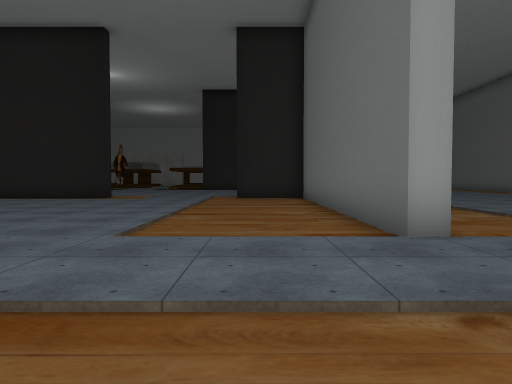
view 1 (above)

24 first-person views from a walk through a Unity game level. The camera is 1.4 m above the floor, tilts 2° down and sees 70° across. The floor is counted in squares, 2 m on a side. Each view is taken from the middle of a square. On the plan, view 1 faces up. The plan holds only what a view shows up to about 11 squares ahead; the rest is blank. The place goes on beyond the plan. The player is left out. Some surface patterns are stand-ins.

view 2
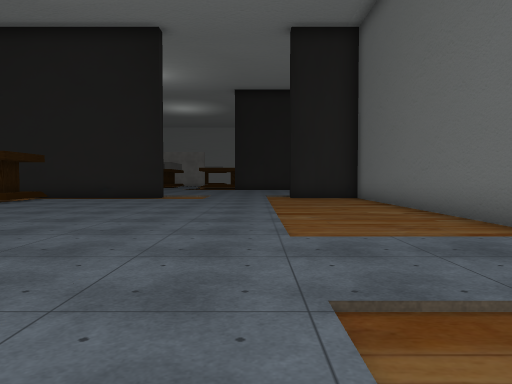

view 3
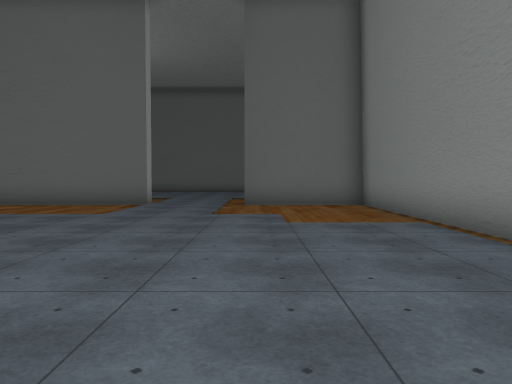

view 4
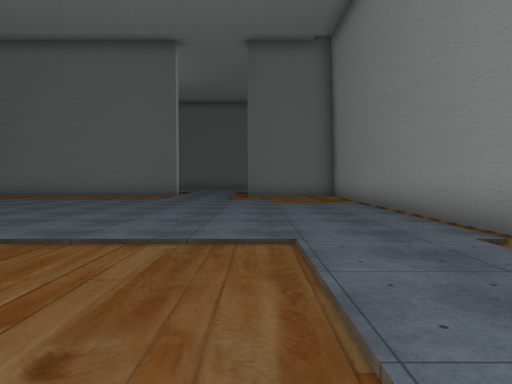

view 5
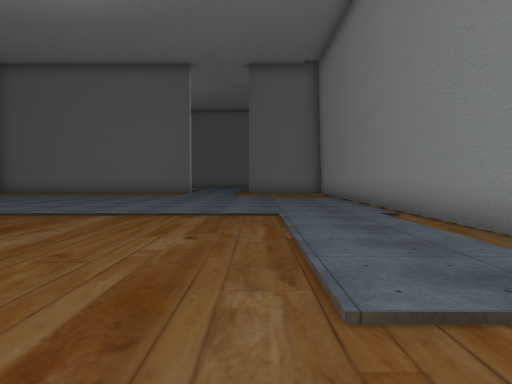

view 6
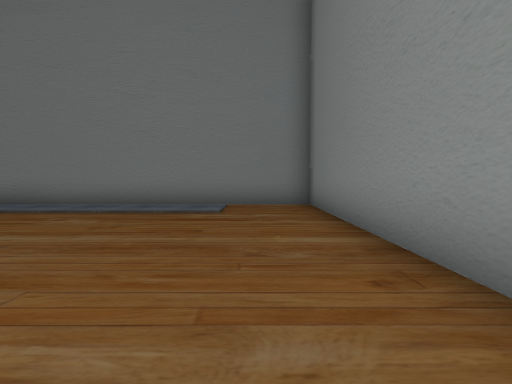

view 7
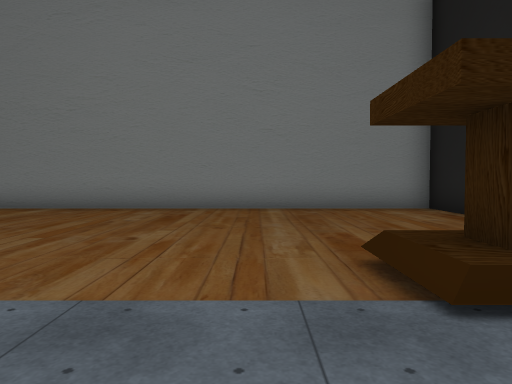

view 8
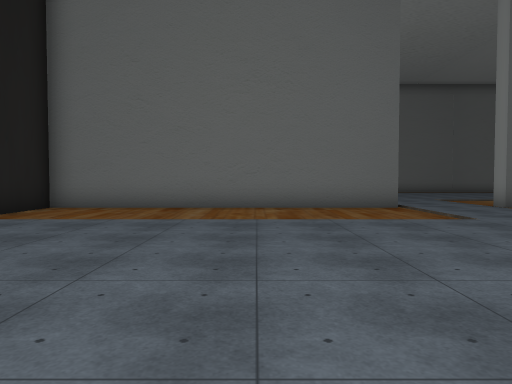

view 9
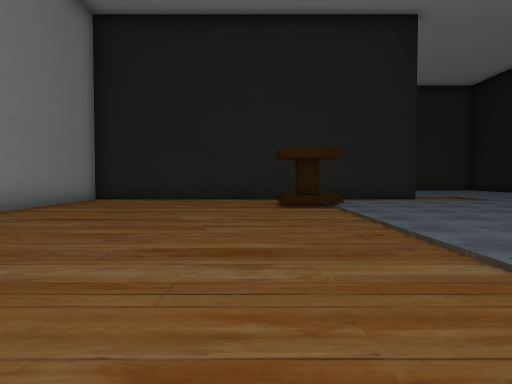

view 10
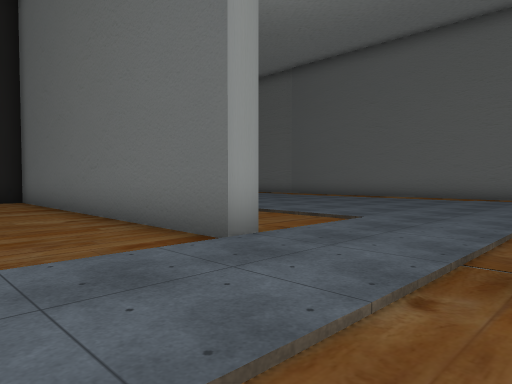

view 11
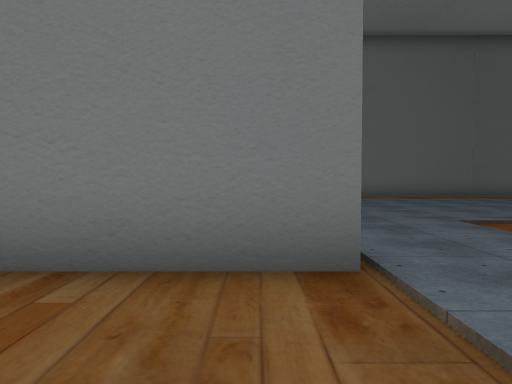

view 12
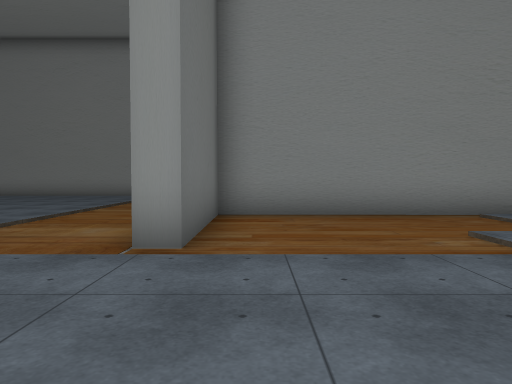

view 13
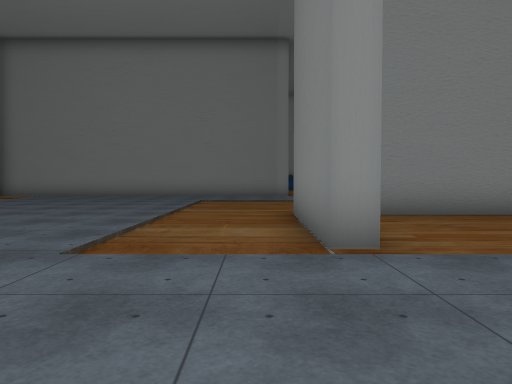

view 14
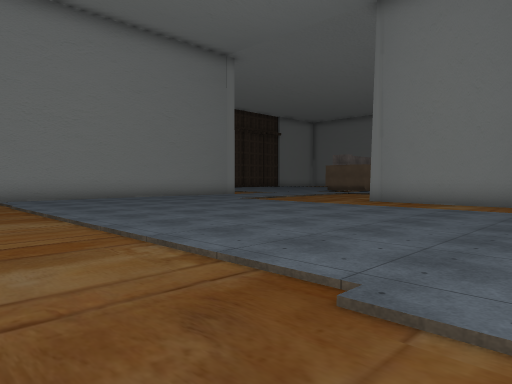

view 15
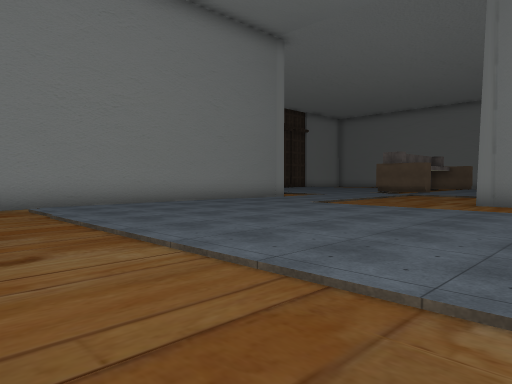

view 16
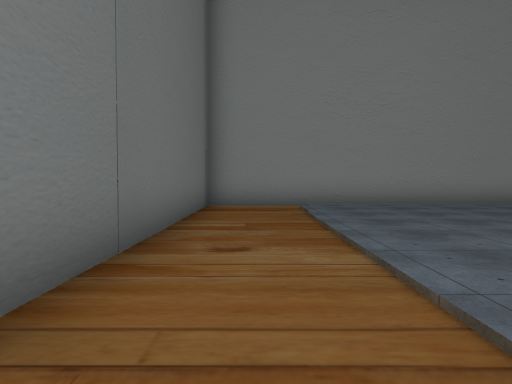

view 17
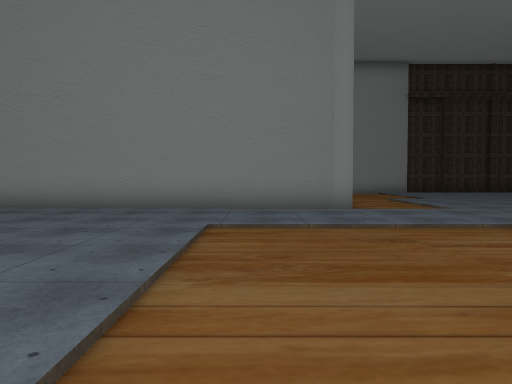

view 18
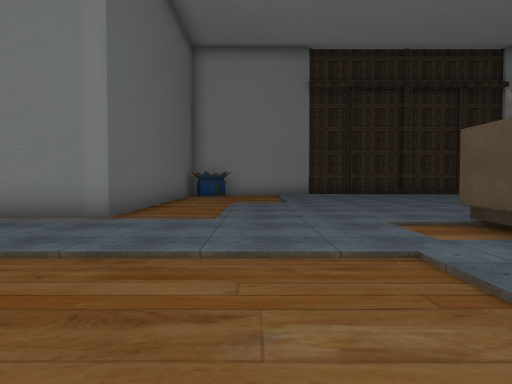

view 19
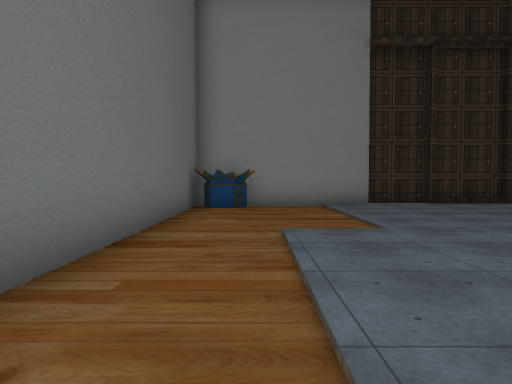

view 20
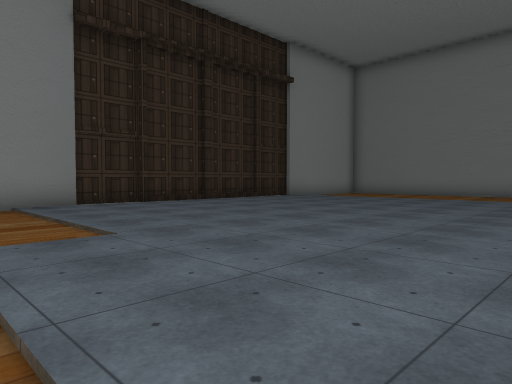

view 21
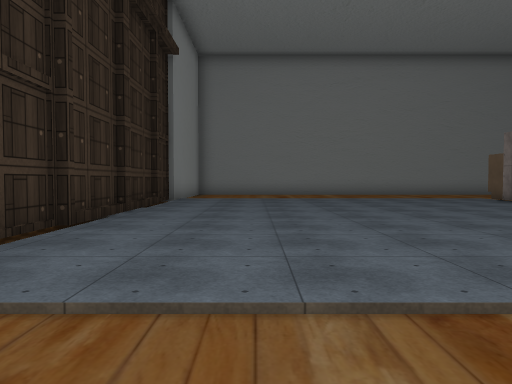

view 22
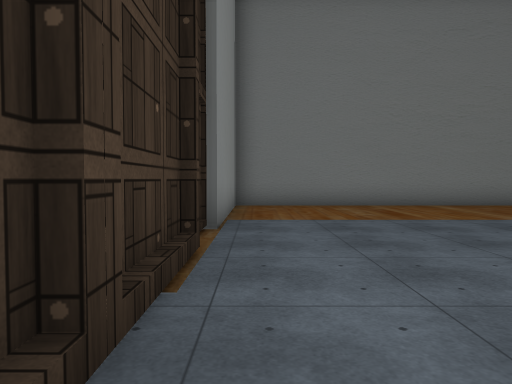

view 23
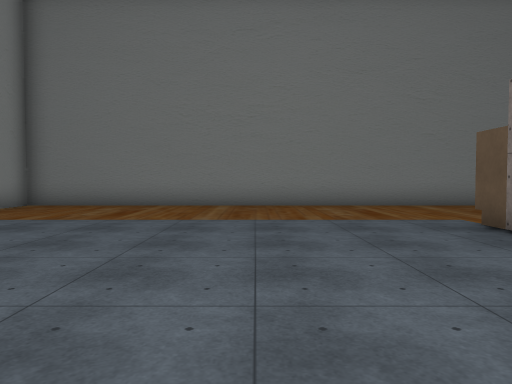

view 24
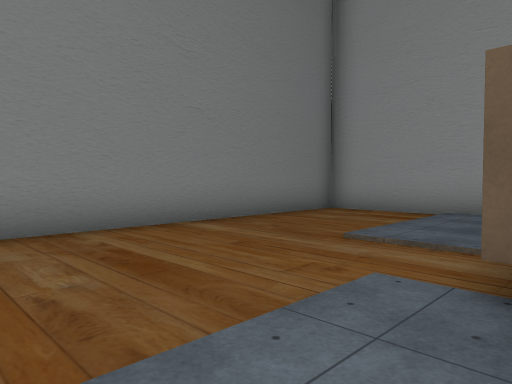

### Floor plan
Key: @ floor where view 1 was taken; # wall or solid block; . floor; / step, stairs or slope; O other object.
Columns run from 17 left of view 1 to 14 right of it. Each row starts with its distance up from view 1.
 12 #....../ /////.....#
 11 #......//..........#   ..
 10 #......//..........#   ..
  9 #......./..........#  ..
  8 #......./..........# ....
  7 #......./..........# .....
  6 #......./..........#.......
  5 #......./..........#........
  4 #......./.......//////....../
  3 #......./......................
  2 #......./.......//////....../..
  1 #......./..........#......../..
  0 #............./..@.#......../..
 -1 #............./....#......../..
 -2 ####################......../..#
 -3 #.../           . ........../..#
 -4 #....          ............./..#
 -5 #.....        ............../..#
 -6 #.....        .///////....../..#
 -7 #...//        /............./..#
 -8 #.....#      #/............./..#
 -9 #.......    .....////////////..#
-10 #..................#############
-11 #..................#
-12 #..................#
-13 #..............//..#
-14 #............../...#
-15 #............../...#
-16 #............../...#
-17 #............../...#
-18 #............../.OO#
-19 ####################

Where each view was taken, in squares from view 1:
view 1: 0 up, 0 right, facing up
view 2: 0 up, 2 left, facing up
view 3: 1 up, 9 left, facing right
view 4: 1 up, 13 left, facing right
view 5: 1 up, 16 left, facing right
view 6: 8 up, 15 left, facing down
view 7: 9 up, 7 left, facing left
view 8: 8 up, 8 left, facing right
view 9: 1 up, 11 left, facing up
view 10: 1 up, 1 left, facing up-right
view 11: 5 up, 1 left, facing right
view 12: 5 up, 1 right, facing down
view 13: 5 up, 3 right, facing down
view 14: 3 up, 13 right, facing down-left
view 15: 0 up, 13 right, facing down-left
view 16: 0 up, 12 right, facing down
view 17: 1 down, 4 right, facing down
view 18: 3 down, 1 left, facing down
view 19: 8 down, 0 right, facing down
view 20: 9 down, 0 right, facing down-left
view 21: 16 down, 0 right, facing left
view 22: 18 down, 6 left, facing left
view 23: 12 down, 6 left, facing left
view 24: 11 down, 11 left, facing up-left
